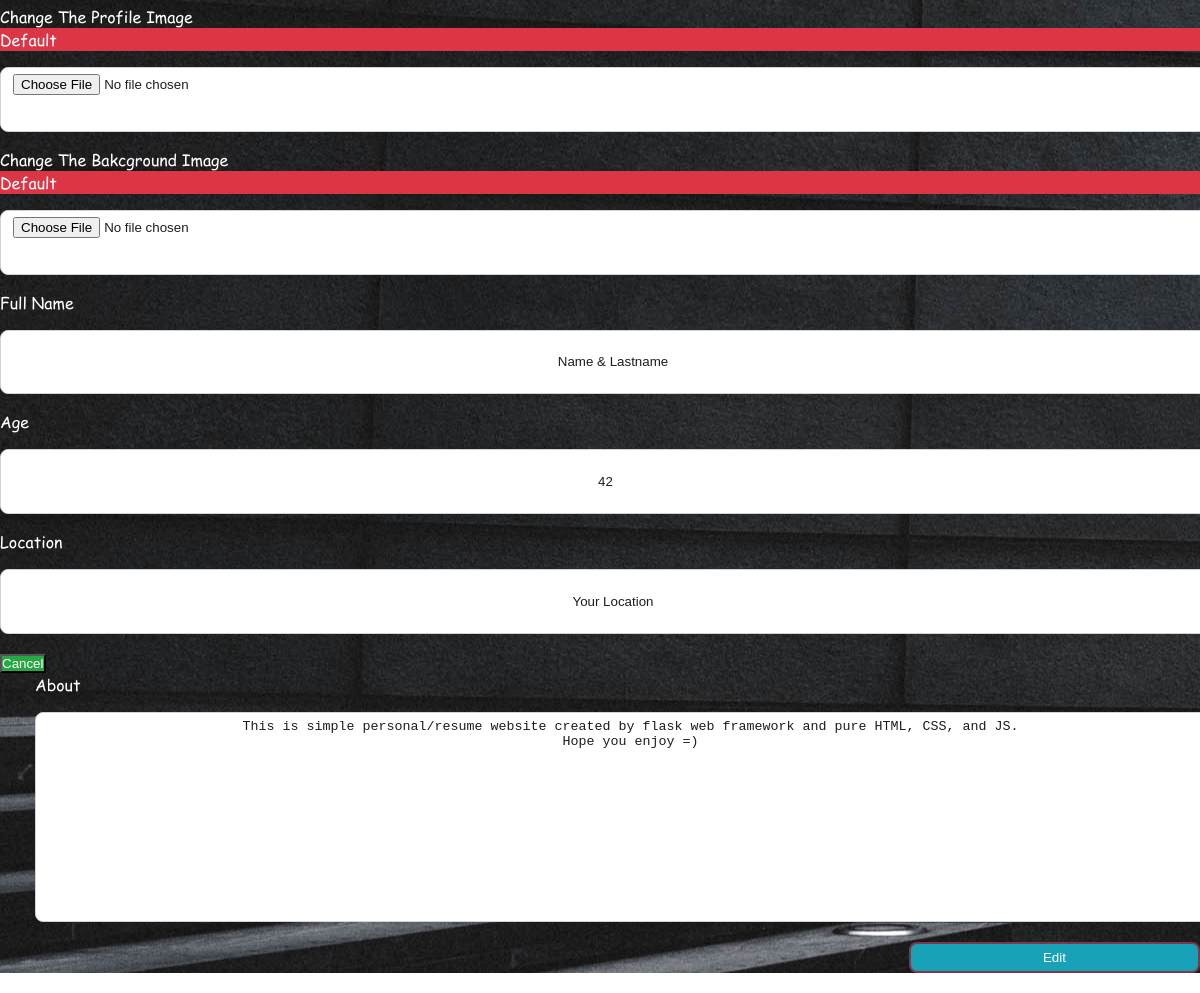
The app's page /admin/profile (signed in, lower part), older data.
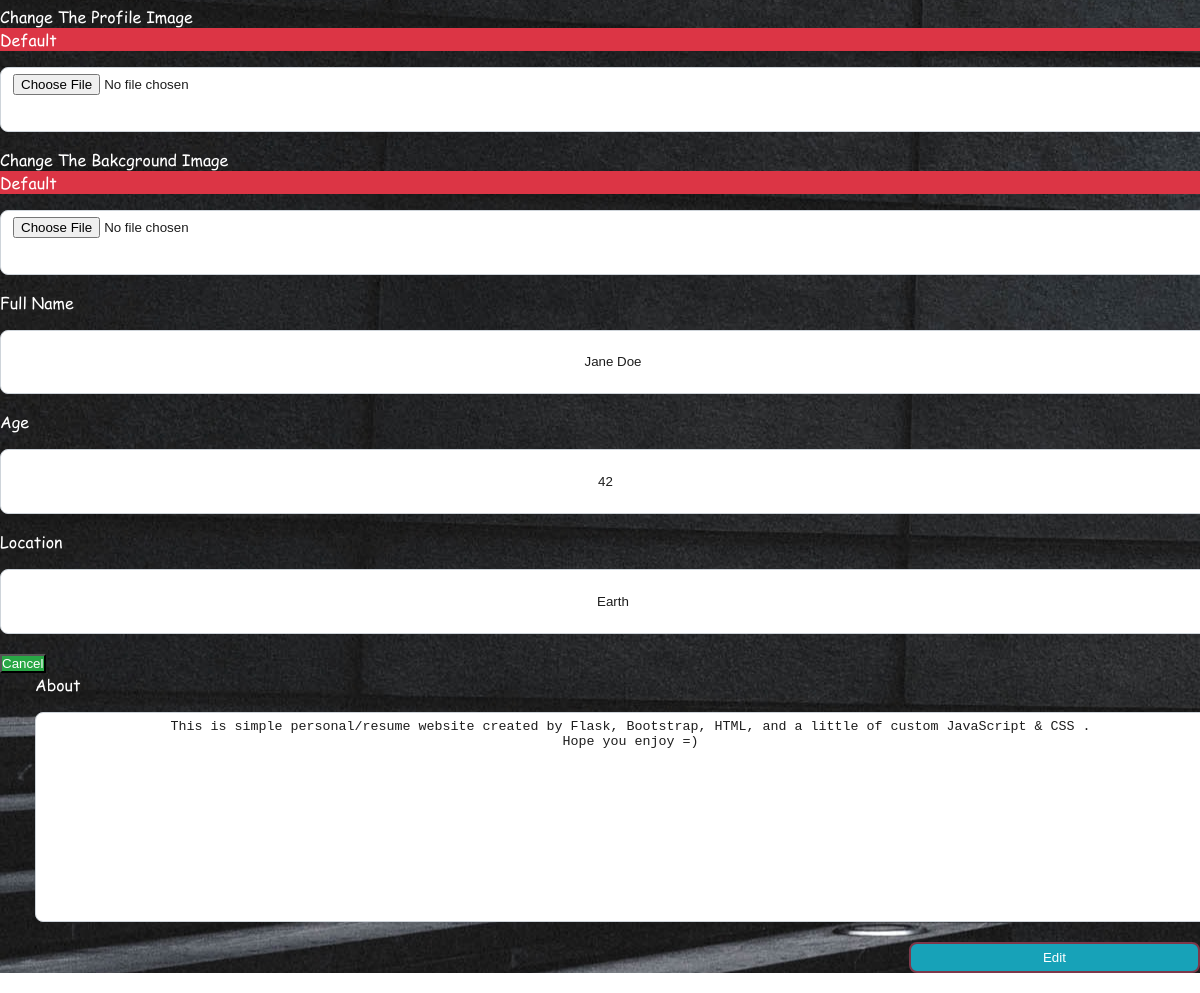
The same page, newer data.
### models.py (models this page shows, shortened)
class Admin(db.Model):
    __tablename__ = 'admin'
    id = Column(Integer, primary_key=True)
    fullname = Column(String(30), nullable=False)
    password = Column(String(128), nullable=False)
    age = Column(Integer, nullable=True)
    location = Column(String(60), nullable=True)
    about = Column(Text, nullable=True)
    thumbnail = Column(String(256), nullable=True, default="thumbnail-img.jpg")
    bg = Column(String(256), nullable=True, default="background-img.jpg")

### mod_admin/views.py (the view, shortened to what this page needs)
@admin.route('/', methods=['GET', 'POST'])
@admin.route('/profile', methods=['GET', 'POST'])
@and_profile
@admin_only
def set_profile(profile):
    form = ProfileForm(obj=profile)
    return render_template("admin/index.html", form=form, profile=profile)

### forms.py
class ProfileForm(FlaskForm):
    thumbnail = FileField()
    fullname = StringField(validators=[DataRequired()])
    bg = FileField()
    age = IntegerField(widget=NumberInput(min=1, max=100))
    location = StringField()
    about = TextAreaField()

### utils.py (called while the page is built)
def admin_only(func):
    @wraps(func)
    def inner(*args, **kw):
        if not session.get("fullname"):
            return redirect(url_for("admin.login"))
        return func(*args, **kw)
    return inner

def and_profile(func):
    @wraps(func)
    def inner(*args, **kw):
        profile = Admin.query.first()
        return func(profile, *args, **kw)
    return inner

### templates/admin/index.html (shortened to what this page needs)
{% extends 'admin/base.html' %}
{% block main %}
<div class="container" style="background-image: url({{ url_for('static', filename='images/bg/' + profile.bg) }});">
    <form action="{{ url_for('admin.set_profile') }}" method="POST" enctype="multipart/form-data">
        <div class="display-inline-block">
            <div class="thumbnail">
            </div>
            <label for="thumbnail" class="custom-file-upload">Change The Profile Image
                <a class="btn bg-danger" href="{{ url_for('admin.delete_thumbnail') }}">Default</a>
            </label>
            {{ form.thumbnail(id='thumbnail') }}
            <label for="bg" class="custom-file-upload">Change The Bakcground Image
                <a class="btn bg-danger" href="{{ url_for('admin.delete_background') }}">Default</a>
            </label>
            {{ form.bg(id='bg') }}
        </div>
        <div class="display-inline-block">
            <label id="first-label" for="fullname">Full Name</label>
            {{ form.fullname(id="fullname", class="profile", placeholder="Enter Your Fullname...") }}
            <label for="age">Age</label>
            {{ form.age(id="age", class="profile", placeholder="Enter Your Age...") }}
            <label for="location">Location</label>
            {{ form.location(id="location", class="profile", placeholder="Enter Your Location...") }}
            <button type="reset" onclick="window.location.reload()" class="bg-success cancel">Cancel</button>
        </div>
        <div class="display-inline-block">
            <div style="margin-left: 35px;">
            <label id="first-label" for="about">About</label>
            {{ form.about(id="about", class="profile", cols="34", rows="13", placeholder="Write About Your-self...") }}
            <input type="submit" value="Edit" class="bg-safe">
        </div>
        </div>
    </form>
</div>
{% endblock %}

### templates/admin/base.html (shortened to what this page needs)
<!DOCTYPE html>
<html lang="en">
<head>
    <link rel="stylesheet" href="{{ url_for('static', filename='admin/styles/style.css') }}">
    <link rel="stylesheet" href="{{ url_for('static', filename='admin/styles/font-awesome.min.css') }}">
    <link rel="stylesheet" href="https://cdnjs.cloudflare.com/ajax/libs/font-awesome/4.7.0/css/font-awesome.min.css">
</head>
<body>
    <div class="content">
        <main>{% block main %}{% endblock %}</main>
    </div>
</body>
</html>

### static/index/styles/style.css (style rules this page uses)
body { color: white; background: no-repeat center center fixed; background-size: cover; }
.thumbnail, .profile { display: block; text-align: center; }
.thumbnail { margin-top: 100px; }
div a { display: block; text-decoration: none; }
input, textarea { background-color: #fff; color: #1d1d1d; border-radius: .5rem; padding: .4rem .75rem; }
input:not([type='submit']), textarea { width: 100%; margin-bottom: 1rem; border: 1px solid #ced4da; }
form label { display: block; margin-bottom: 16px; }
input:not([type='submit']) { height: 50px; }
input[type='submit'] { width: 25%; margin-left: 75%; margin-top: 20px; box-shadow: none; border-color: #7d384a; border-style: solid; display: inherit; }

### static/base_style.css (style rules this page uses)
*, body, html { margin: 0; padding: 0; }
body { font-family: "Comic-Sans-MS" !important; }
.bg-danger { background-color: #dc3545; color: white; }
.bg-success { background-color: #28a745; color: white; }
.bg-safe { background-color: #17a2b8; color: white; }

Row changes from the older to the newer data that the page shows:
changed Admin: fullname "Name & Lastname" → "Jane Doe"; location "Your Location" → "Earth"; about "This is simple personal/resume website created by flask web framework and pure HTML, CSS, and JS. Hope you enjoy =)" → "This is simple personal/resume website created by Flask, Bootstrap, HTML, and a little of custom JavaScript & CSS . Hope you enjoy =)"
